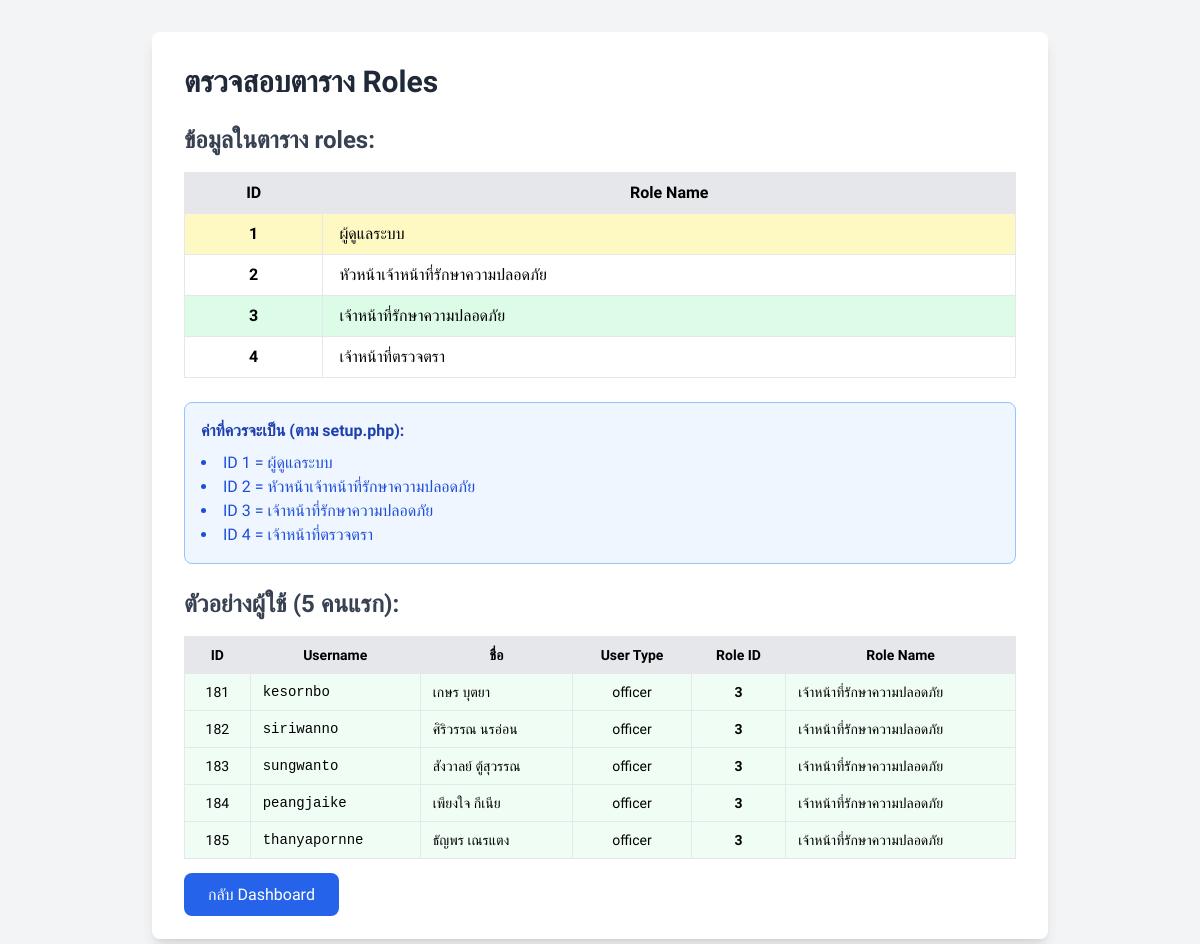
The page /unuse/diag/check_roles_table.php on the database its author committed.
### tables this page shows
CREATE TABLE `roles` (
  `id` int NOT NULL AUTO_INCREMENT,
  `role_name` varchar(255) NOT NULL,
  PRIMARY KEY (`id`),
  UNIQUE KEY `role_name` (`role_name`)
);

CREATE TABLE `users` (
  `id` int NOT NULL AUTO_INCREMENT,
  `username` varchar(50) NOT NULL,
  `password` varchar(255) NOT NULL,
  `first_name` varchar(50) NOT NULL,
  `last_name` varchar(50) NOT NULL,
  `eng_first_name` varchar(50) DEFAULT NULL,
  `eng_last_name` varchar(50) DEFAULT NULL,
  `employee_id` varchar(8) NOT NULL,
  `phone_number` varchar(20) NOT NULL,
  `user_type` enum('admin','officer') NOT NULL DEFAULT 'officer',
  `role_id` int DEFAULT NULL,
  `created_at` timestamp NOT NULL DEFAULT CURRENT_TIMESTAMP,
  PRIMARY KEY (`id`),
  UNIQUE KEY `username` (`username`),
  UNIQUE KEY `employee_id` (`employee_id`),
  KEY `idx_users_username` (`username`),
  KEY `idx_users_employee_id` (`employee_id`),
  KEY `idx_users_role_id` (`role_id`),
  KEY `idx_users_user_type` (`user_type`),
  CONSTRAINT `users_ibfk_1` FOREIGN KEY (`role_id`) REFERENCES `roles` (`id`) ON DELETE SET NULL
);

### unuse/diag/check_roles_table.php (the view, shortened to what this page needs)
<?php
require_once 'config.php';
echo "<!DOCTYPE html>";
echo "<html><head><meta charset='UTF-8'><title>Check Roles</title>";
echo "<script src='https://cdn.tailwindcss.com'></script>";
echo "</head><body class='bg-gray-100 p-8'>";
echo "<div class='max-w-4xl mx-auto bg-white rounded-lg shadow-lg p-8'>";
echo "<h1 class='text-3xl font-bold text-gray-800 mb-6'>ตรวจสอบตาราง Roles</h1>";
$sql = "SELECT * FROM roles ORDER BY id";
$result = $conn->query($sql);
echo "<div class='mb-6'>";
echo "<h2 class='text-2xl font-bold text-gray-700 mb-4'>ข้อมูลในตาราง roles:</h2>";
echo "<table class='min-w-full bg-white border border-gray-300'>";
echo "<thead class='bg-gray-200'>";
echo "<tr>";
echo "<th class='px-4 py-2 border'>ID</th>";
echo "<th class='px-4 py-2 border'>Role Name</th>";
echo "</tr>";
echo "</thead>";
echo "<tbody>";
while ($row = $result->fetch_assoc()) {
    $highlight = '';
    if ($row['id'] == 1)
        $highlight = 'bg-yellow-100';
    if ($row['id'] == 3)
        $highlight = 'bg-green-100';
    echo "<tr class='$highlight'>";
    echo "<td class='px-4 py-2 border text-center font-bold'>" . $row['id'] . "</td>";
    echo "<td class='px-4 py-2 border'>" . htmlspecialchars($row['role_name']) . "</td>";
    echo "</tr>";
}
echo "</tbody>";
echo "</table>";
echo "</div>";
echo "<div class='bg-blue-50 border border-blue-300 rounded-lg p-4 mb-6'>";
echo "<h3 class='font-bold text-blue-800 mb-2'>ค่าที่ควรจะเป็น (ตาม setup.php):</h3>";
echo "<ul class='text-blue-700 list-disc list-inside'>";
echo "<li>ID 1 = ผู้ดูแลระบบ</li>";
echo "<li>ID 2 = หัวหน้าเจ้าหน้าที่รักษาความปลอดภัย</li>";
echo "<li>ID 3 = เจ้าหน้าที่รักษาความปลอดภัย</li>";
echo "<li>ID 4 = เจ้าหน้าที่ตรวจตรา</li>";
echo "</ul>";
echo "</div>";
$sql_user = "SELECT u.id, u.username, u.first_name, u.last_name, u.user_type, u.role_id, r.role_name
             FROM users u
             LEFT JOIN roles r ON u.role_id = r.id
             WHERE u.user_type = 'officer'
             LIMIT 5";
$result_user = $conn->query($sql_user);
echo "<div class='mb-6'>";
echo "<h2 class='text-2xl font-bold text-gray-700 mb-4'>ตัวอย่างผู้ใช้ (5 คนแรก):</h2>";
echo "<table class='min-w-full bg-white border border-gray-300 text-sm'>";
echo "<thead class='bg-gray-200'>";
echo "<tr>";
echo "<th class='px-3 py-2 border'>ID</th>";
echo "<th class='px-3 py-2 border'>Username</th>";
echo "<th class='px-3 py-2 border'>ชื่อ</th>";
echo "<th class='px-3 py-2 border'>User Type</th>";
echo "<th class='px-3 py-2 border'>Role ID</th>";
echo "<th class='px-3 py-2 border'>Role Name</th>";
echo "</tr>";
echo "</thead>";
echo "<tbody>";
while ($row = $result_user->fetch_assoc()) {
    $row_class = ($row['role_id'] == 1) ? 'bg-red-50' : (($row['role_id'] == 3) ? 'bg-green-50' : 'bg-yellow-50');
    echo "<tr class='$row_class'>";
    echo "<td class='px-3 py-2 border text-center'>" . $row['id'] . "</td>";
    echo "<td class='px-3 py-2 border font-mono'>" . htmlspecialchars($row['username']) . "</td>";
    echo "<td class='px-3 py-2 border'>" . htmlspecialchars($row['first_name'] . ' ' . $row['last_name']) . "</td>";
    echo "<td class='px-3 py-2 border text-center'>" . htmlspecialchars($row['user_type']) . "</td>";
    echo "<td class='px-3 py-2 border text-center font-bold'>" . $row['role_id'] . "</td>";
    echo "<td class='px-3 py-2 border'>" . htmlspecialchars($row['role_name']) . "</td>";
    echo "</tr>";
}
echo "</tbody>";
echo "</table>";
echo "</div>";
echo "<div class='mt-6'>";
echo "<a href='dashboard.php' class='bg-blue-600 text-white px-6 py-3 rounded-lg hover:bg-blue-700'>กลับ Dashboard</a>";
echo "</div>";
echo "</div>";
echo "</body></html>";
?>

### unuse/diag/check_roles_table.php (style rules this page uses)
body { font-family: 'Sarabun', sans-serif; }

### rows shown on the page
roles: id "1", role_name "ผู้ดูแลระบบ"
roles: id "2", role_name "หัวหน้าเจ้าหน้าที่รักษาความปลอดภัย"
roles: id "3", role_name "เจ้าหน้าที่รักษาความปลอดภัย"
roles: id "4", role_name "เจ้าหน้าที่ตรวจตรา"
users: id "181", username "kesornbo", first_name+last_name "เกษร บุตยา", user_type "officer", role "3", role.role_name "เจ้าหน้าที่รักษาความปลอดภัย"
users: id "182", username "siriwanno", first_name+last_name "ศิริวรรณ นรอ่อน", user_type "officer", role "3", role.role_name "เจ้าหน้าที่รักษาความปลอดภัย"
users: id "183", username "sungwanto", first_name+last_name "สังวาลย์ ตู้สุวรรณ", user_type "officer", role "3", role.role_name "เจ้าหน้าที่รักษาความปลอดภัย"
users: id "184", username "peangjaike", first_name+last_name "เพียงใจ กีเนีย", user_type "officer", role "3", role.role_name "เจ้าหน้าที่รักษาความปลอดภัย"
users: id "185", username "thanyapornne", first_name+last_name "ธัญพร เณรแตง", user_type "officer", role "3", role.role_name "เจ้าหน้าที่รักษาความปลอดภัย"
